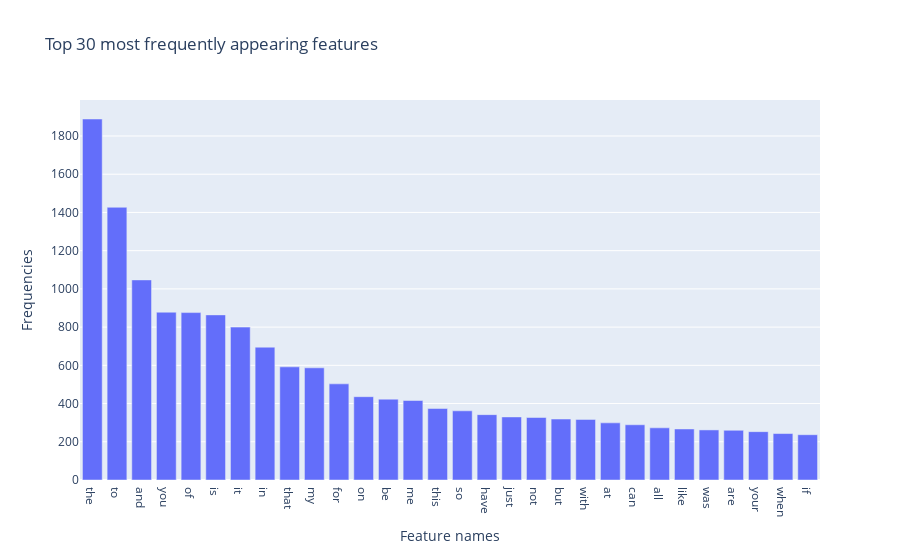

Here is the notebook cell this chart was saved with:
### Code cell
import plotly.express as px

total_tf = sum_total_count.tolist()

p_x = total_vect.get_feature_names_out()[total_index[0:30]]
p_y = [total_tf[i] for i in total_index[0:30]]

fig = px.bar(x=p_x, y=p_y, category_orders=p_x, 
            labels={'x':'Feature names', 'y':'Frequencies'}, 
            title="Top 30 most frequently appearing features")
fig.show()

### Figure 1 — Plotly figure (JSON) as saved in the notebook; plotly's stock layout.template omitted (floating-point values rounded to 4 significant figures)
{"data": [{"alignmentgroup": "True", "hovertemplate": "Feature names=%{x}<br>Frequencies=%{y}<extra></extra>", "legendgroup": "", "marker": {"color": "#636efa", "pattern": {"shape": ""}}, "name": "", "offsetgroup": "", "orientation": "v", "showlegend": false, "textposition": "auto", "type": "bar", "x": ["the", "to", "and", "you", "of", "is", "it", "in", "that", "my", "for", "on", "be", "me", "this", "so", "have", "just", "not", "but", "with", "at", "can", "all", "like", "was", "are", "your", "when", "if"], "xaxis": "x", "y": [1889, 1427, 1047, 878, 876, 864, 800, 695, 592, 587, 503, 436, 423, 416, 374, 362, 342, 330, 327, 319, 317, 299, 289, 273, 267, 262, 260, 253, 243, 237], "yaxis": "y"}], "layout": {"barmode": "relative", "legend": {"tracegroupgap": 0}, "title": {"text": "Top 30 most frequently appearing features"}, "xaxis": {"anchor": "y", "domain": [0, 1], "title": {"text": "Feature names"}}, "yaxis": {"anchor": "x", "domain": [0, 1], "title": {"text": "Frequencies"}}}}
